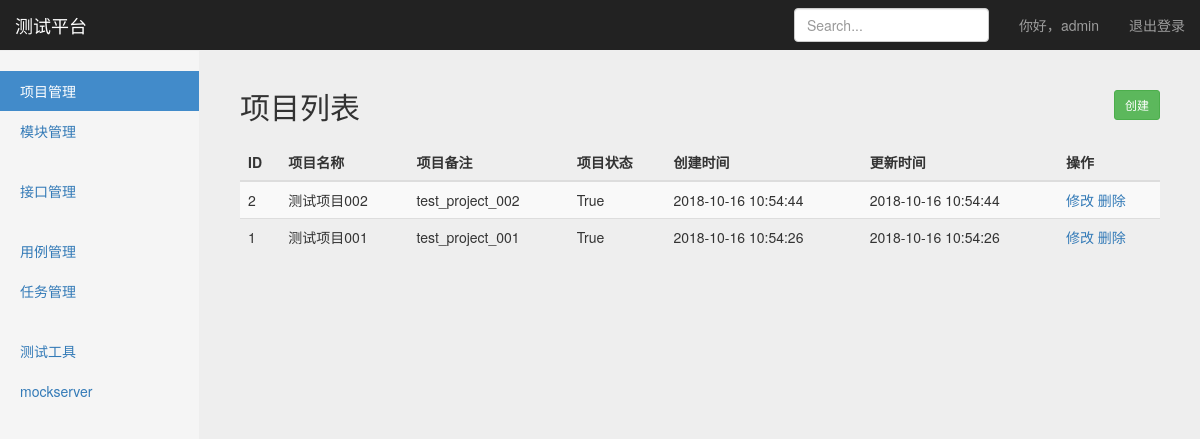
The page /project/project_manage/ (signed in) on the database as committed earlier.
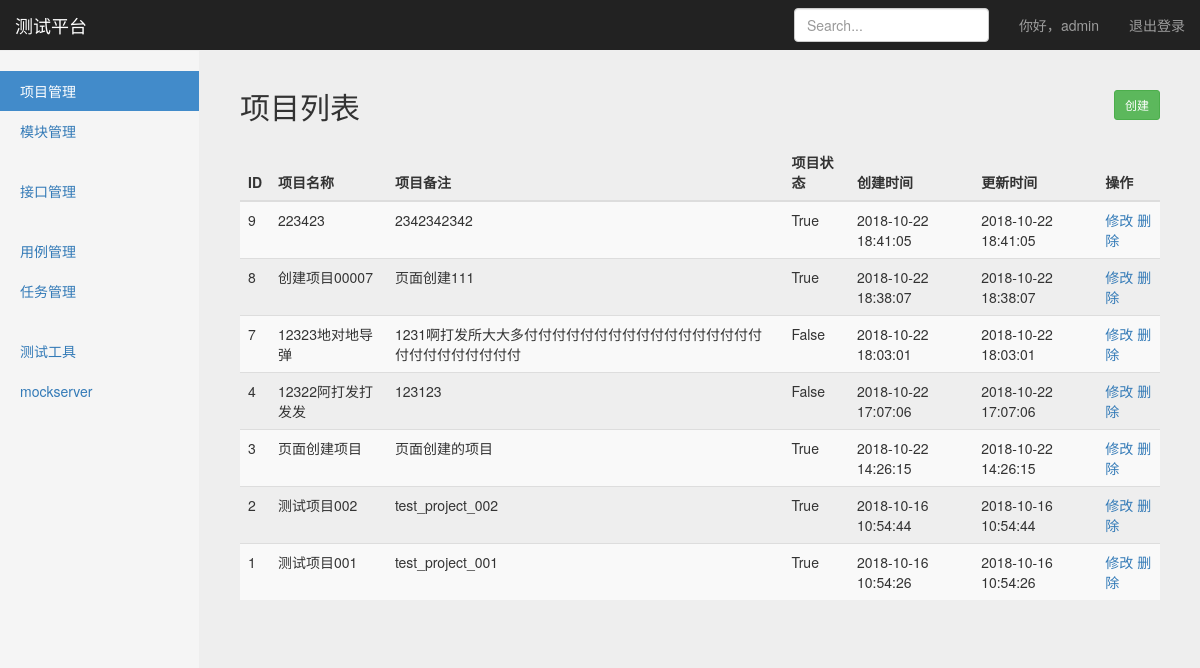
The same page on the database as committed later.
### project_app/models.py (models this page shows, shortened)
class Project(models.Model):
	name = models.CharField('名称', max_length=100, blank=False, null=True)
	describe = models.TextField('备注', default='')
	status = models.BooleanField('状态', default=True)
	create_time = models.DateTimeField('创建时间', auto_now=True)
	update_time = models.DateTimeField('更新时间', auto_now=True)

### project_app/views/project_manage_views.py (the view)
# urls.py: path('project_manage/', project_manage_views.project_manage), #项目管理
@login_required #判断用是否登录
def project_manage(request):
	username = request.session.get('user','') #用session替换cookie
	projects = Project.objects.order_by('-update_time') #查出项目，并按照更新时间倒序
	return render(request, 'project_manage/project_manage.html', {
		'user':username,
		'projects':projects,
		'type':'list'
	})

### templates/project_manage/project_manage.html (shortened to what this page needs)
{% extends 'base.html' %}
{% block head %}
    <div class="container-fluid">
      <div class="row">
        <div class="col-sm-3 col-md-2 sidebar">
          <ul class="nav nav-sidebar">
            <li class="active"><a href="/project/project_manage/">项目管理<span class="sr-only">(current)</span></a></li>
            <li><a href="/project/project_module/">模块管理</a></li>
          </ul>
          <ul class="nav nav-sidebar">
            <li><a href="">接口管理</a></li>
          </ul>
          <ul class="nav nav-sidebar">
            <li><a href="">用例管理</a></li>
            <li><a href="">任务管理</a></li>
          </ul>
          <ul class="nav nav-sidebar">
            <li><a href="">测试工具</a></li>
            <li><a href="">mockserver</a></li>
          </ul>
        </div>
      {% if type == 'list' %}
        <div class="col-sm-9 col-sm-offset-3 col-md-10 col-md-offset-2 main">
          <h2 class="sub-header">项目列表
            <button type="button" onclick="window.location.href='/project/project_manage_create/'" class="btn btn-sm btn-success" style="float:right">创建</button>
          </h2>
          <div class="table-responsive">
            <table class="table table-striped">
              <thead>
                <tr>
                  <th>ID</th>
                  <th>项目名称</th>
                  <th>项目备注</th>
                  <th>项目状态</th>
                  <th>创建时间</th>
                  <th>更新时间</th>
                  <th>操作</th>
                </tr>
              </thead>
              <tbody>
                {% for project in projects %}
                <tr>
                  <td>{{ project.id }}</td>
                  <td>{{ project.name }}</td>
                  <td>{{ project.describe }}</td>
                  <td>{{ project.status }}</td>
                  <td>{{ project.create_time|date:"Y-m-d H:i:s" }}</td>
                  <td>{{ project.update_time|date:"Y-m-d H:i:s" }}</td>
                  <td>
                      <a href="/project/project_manage_update/{{ project.id }}/">修改</a>
                      <a href="/project/project_manage_delete/{{ project.id }}/">删除</a>
                  </td>
                </tr>
                {% endfor %}
              </tbody>
            </table>
          </div>
        </div>
      {% endif %}
      </div>
    </div>
{% endblock %}

### templates/base.html (shortened to what this page needs)
<!DOCTYPE html>
<html lang="zh-CN">
  <head>
      {% load static %}
      <link href="{% static 'css/bootstrap.min.css' %}" rel="stylesheet" type="text/css">
      <link href="{%static 'css/signin.css'%}" rel="stylesheet" type="text/css">
      <link href="{% static 'css/dashboard.css' %}" rel="stylesheet" type="text/css">
  </head>
  <body>
    <nav class="navbar navbar-inverse navbar-fixed-top">
      <div class="container-fluid">
        <div class="navbar-header">
          <a class="navbar-brand" href="#">测试平台</a>
        </div>
        <div id="navbar" class="navbar-collapse collapse">
          <ul class="nav navbar-nav navbar-right">
              <li><a href="#">你好，{{ user }}</a></li>
              <li><a href="/logout/">退出登录</a></li>
          </ul>
          <form class="navbar-form navbar-right">
            <input type="text" class="form-control" placeholder="Search...">
          </form>
        </div>
      </div>
    </nav>
  {% block head %}
  {% endblock %}
  </body>
</html>

### static/css/signin.css (style rules this page uses)
body { padding-top: 40px; padding-bottom: 40px; background-color: #eee; }

### static/css/dashboard.css (style rules this page uses)
body { padding-top: 50px; }
.sub-header { padding-bottom: 10px; border-bottom: 1px solid #eee; }
.navbar-fixed-top { border: 0; }
.sidebar { display: none; }
@media (min-width: 768px) { .sidebar { position: fixed; top: 51px; bottom: 0; left: 0; z-index: 1000; display: block; padding: 20px; overflow-x: hidden; overflow-y: auto; background-color: #f5f5f5; border-right: 1px solid #eee; } }
.nav-sidebar { margin-right: -21px; margin-bottom: 20px; margin-left: -20px; }
.nav-sidebar > li > a { padding-right: 20px; padding-left: 20px; }
.nav-sidebar > .active > a, .nav-sidebar > .active > a:hover, .nav-sidebar > .active > a:focus { color: #fff; background-color: #428bca; }
.main { padding: 20px; }
@media (min-width: 768px) { .main { padding-right: 40px; padding-left: 40px; } }

Rows that differ between the two databases and show on the page:
added Project: id "9", name "223423", describe "2342342342", status "True", create_time "2018-10-22 18:41:05", update_time "2018-10-22 18:41:05"
added Project: id "8", name "创建项目00007", describe "页面创建111", status "True", create_time "2018-10-22 18:38:07", update_time "2018-10-22 18:38:07"
added Project: id "7", name "12323地对地导弹", describe "1231啊打发所大大多付付付付付付付付付付付付付付付付付付付付付付付付付付", status "False", create_time "2018-10-22 18:03:01", update_time "2018-10-22 18:03:01"
added Project: id "4", name "12322阿打发打发发", describe "123123", status "False", create_time "2018-10-22 17:07:06", update_time "2018-10-22 17:07:06"
added Project: id "3", name "页面创建项目", describe "页面创建的项目", status "True", create_time "2018-10-22 14:26:15", update_time "2018-10-22 14:26:15"
